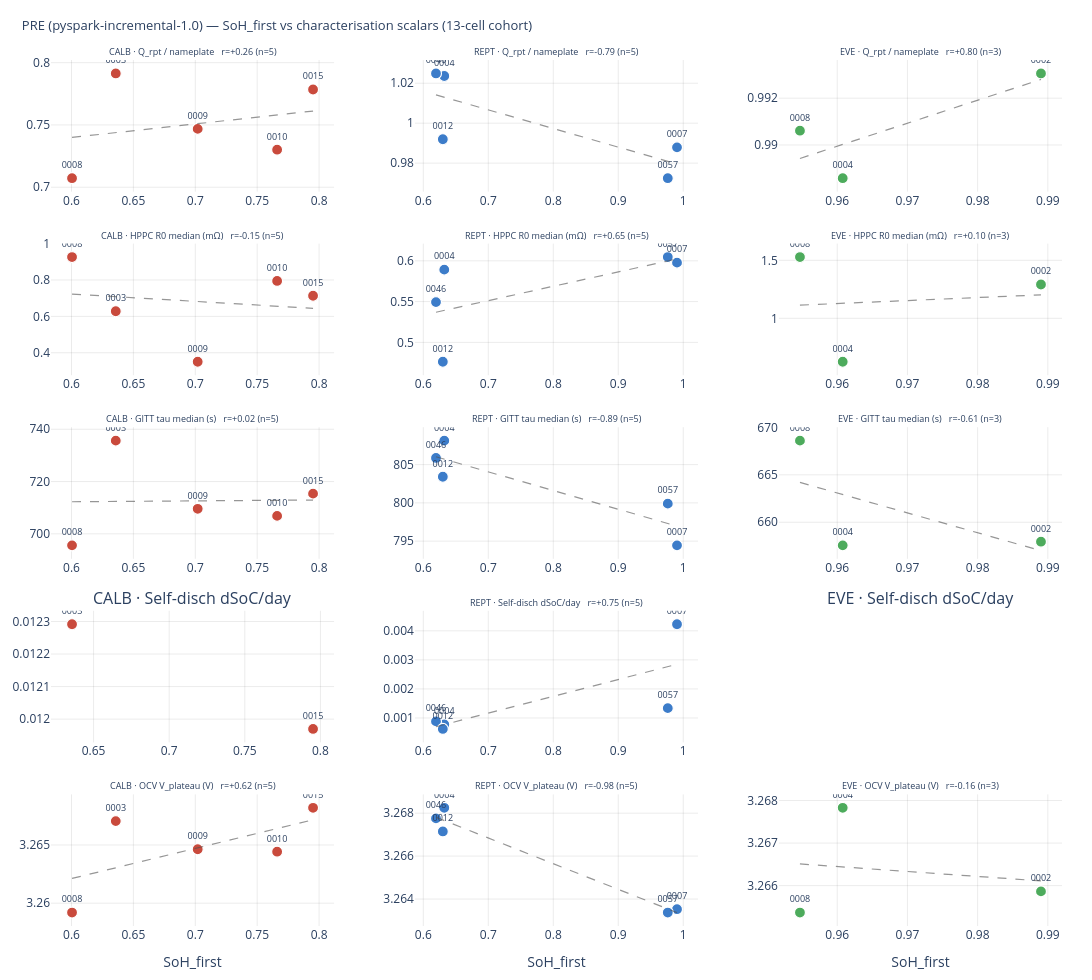

Notebook source saved alongside this figure:
### Markdown cell above
## Cohort characterisation vs SoH_first — correlation check

For each of the 13 chosen cells, pair the SoH_first (from the CC-CV corrected Longterm loader for CALB, from the training-pipeline parquet for REPT/EVE) with each characterisation scalar.

**Two sources per scalar**:
- **PRE**: pre-computed value from `characterization_results.csv` (`pyspark-incremental-1.0` processor)
- **RAW**: our own `extract.py` computation from raw `detail` CSVs

**Scalars checked**:

| Scalar | Expected r vs SoH_first | Notes |
|---|---|---|
| Q_rpt / nameplate | strong + (they're both capacity) | |
| HPPC R0 median (mΩ) | negative (SEI grows → R rises) | HPPC uses consistent 10-90% SoC pulses across cells |
| GITT tau_diff median (s) | negative (SEI thickens → slower Li diffusion) | |
| Self-discharge dSoC/day | negative (aged cells self-discharge faster) | **optional** — only 8 of 13 cohort cells have this test (2 CALB + 1 EVE + 5 REPT); shown as diagnostic only |
| OCV V_plateau (V) | ~zero (LFP topology is aging-invariant) | control |

> **Note on SelfDischarge**: not a Phase 1 requirement. The scalar is computed where available but never gates cell inclusion. See `training_cohort.yaml → test_coverage.optional_note` for the missing-cell details.


**DCIR intentionally excluded** — batch-to-batch protocol variance (some batches sample DCIR at {20%, 50%, 90%}, others at 2 SoCs, some at 1 SoC only) makes a single R_dc scalar not comparable across cells. HPPC R0 is used instead since its 10-90% pulse ladder is consistent across all our cohort cells.

If PRE and RAW disagree materially for a scalar, RAW is preferred (we know exactly what our extraction is doing).

### Code cell
import ast
from scipy import stats as sstats

NAMEPLATE = {'CALB': 72.0, 'REPT': 150.0, 'EVE': 105.0}
PAIR_BATCH = {'CALB': 2, 'REPT': 1, 'EVE': 1}

# ---- (a) PRE — from characterization_results.csv ----
pre = pd.read_csv('/home/hj/Desktop/PINNs/characterization_results.csv')
pre = pre[pre.make.isin(FINAL_COHORT.keys())].copy()
pre['cell']  = pre['cell'].astype(str).str.zfill(4)
pre['batch'] = pre['batch'].astype(int)
pre = pre[pre.apply(lambda r: r['batch'] == PAIR_BATCH[r['make']], axis=1)]
pre = pre[pre.apply(lambda r: r['cell'] in FINAL_COHORT[r['make']], axis=1)].copy()

def _parse(x):
    if isinstance(x, float) and np.isnan(x): return None
    if isinstance(x, str):
        try: return np.array(ast.literal_eval(x), dtype=float)
        except: return None
    return x

for c in ['ocv_soc_grid', 'v_oc_curve', 'r0_dchg_curve', 'tau_diff_curve']:
    pre[c] = pre[c].apply(_parse)

def _median(a):
    if isinstance(a, np.ndarray) and a.size > 0:
        v = a[np.isfinite(a)]
        return float(np.median(v)) if v.size else np.nan
    return np.nan

def _vplat(row):
    g = row['ocv_soc_grid']; v = row['v_oc_curve']
    if not (isinstance(g, np.ndarray) and isinstance(v, np.ndarray) and g.size > 3):
        return np.nan
    order = np.argsort(g); g = g[order]; v = v[order]
    return float(np.interp(0.5, g, v))

pre['nameplate']         = pre['make'].map(NAMEPLATE)
pre['q_over_nameplate']  = pre['q_rpt_ah'] / pre['nameplate']
pre['r0_median']         = pre['r0_dchg_curve'].apply(_median)
pre['tau_median']        = pre['tau_diff_curve'].apply(_median)
pre['v_plat']            = pre.apply(_vplat, axis=1)
pre['self_disch']        = pre['self_disch_dsoc_per_day']

# ---- (b) RAW — from extract.py's characterization_scalars.csv ----
raw_path = HERE / 'characterization_scalars.csv'
if raw_path.exists():
    raw = pd.read_csv(raw_path)
    raw['cell_id'] = raw['cell_id'].astype(str).str.zfill(4)
    raw = raw[raw.apply(lambda r: r['make'] in FINAL_COHORT and r['cell_id'] in FINAL_COHORT[r['make']], axis=1)].copy()
    raw['nameplate']         = raw['make'].map(NAMEPLATE)
    raw['q_over_nameplate']  = raw['capacity_Ah'] / raw['nameplate']
    raw['r0_median']         = raw['HPPC_R0_mOhm']
    raw['tau_median']        = raw.get('GITT_tau_diff_s', np.nan)
    raw['v_plat']            = raw['V_plateau']
    raw['self_disch']        = raw.get('self_disch_dsoc_per_day', np.nan)
    raw = raw.rename(columns={'cell_id': 'cell'})
else:
    raw = pd.DataFrame(columns=['make','cell','q_over_nameplate','r0_median',
                                   'tau_median','v_plat','self_disch'])
    print('extract.py scalars CSV missing; RAW column will be blank.')

# ---- Attach SoH_first (paired) ----
soh_first_lookup = {(r['make'], r['cell']): r['soh_first'] for _, r in sf.iterrows()}
pre['soh_first'] = pre.apply(lambda r: soh_first_lookup.get((r['make'], r['cell']), np.nan), axis=1)
raw['soh_first'] = raw.apply(lambda r: soh_first_lookup.get((r['make'], r['cell']), np.nan), axis=1)

# ---- Scatter plot per (source, scalar, make) ----
from plotly.subplots import make_subplots

SCALARS = [
    ('q_over_nameplate', 'Q_rpt / nameplate',   'positive'),
    ('r0_median',        'HPPC R0 median (mΩ)', 'negative'),
    ('tau_median',       'GITT tau median (s)', 'negative'),
    ('self_disch',       'Self-disch dSoC/day', 'negative'),
    ('v_plat',           'OCV V_plateau (V)',   '~zero (control)'),
]

for source_name, source_df in [('PRE (pyspark-incremental-1.0)', pre),
                                 ('RAW (extract.py)', raw)]:
    fig = make_subplots(rows=len(SCALARS), cols=3,
                        subplot_titles=[
                            f'{make} · {label}'
                            for _, label, _ in SCALARS
                            for make in ['CALB','REPT','EVE']],
                        vertical_spacing=0.06, horizontal_spacing=0.08)
    for i, (col, label, expect) in enumerate(SCALARS):
        for j, make in enumerate(['CALB', 'REPT', 'EVE']):
            sub = source_df[(source_df['make']==make)
                             & source_df['soh_first'].notna()
                             & source_df[col].notna()].copy()
            if len(sub) < 2:
                continue
            fig.add_trace(go.Scatter(
                x=sub['soh_first'], y=sub[col], mode='markers+text',
                marker=dict(size=11, color=MAKE_COLOR_MAP[make],
                             line=dict(color='white', width=1.2)),
                text=sub['cell'], textposition='top center', textfont_size=9,
                showlegend=False,
                hovertemplate=(
                    f'<b>{make} · %{{text}}</b><br>'
                    f'SoH_first %{{x:.3f}}<br>'
                    f'{label} %{{y:.4f}}<extra></extra>'
                ),
            ), row=i+1, col=j+1)
            # linear fit + r
            if len(sub) >= 3:
                r, p = sstats.pearsonr(sub['soh_first'], sub[col])
                s, itc = np.polyfit(sub['soh_first'], sub[col], 1)
                xx = np.linspace(sub['soh_first'].min(), sub['soh_first'].max(), 20)
                fig.add_trace(go.Scatter(
                    x=xx, y=s*xx + itc, mode='lines',
                    line=dict(color='rgba(80,80,80,0.6)', width=1.2, dash='dash'),
                    showlegend=False, hoverinfo='skip',
                ), row=i+1, col=j+1)
                # r label — put in annotation
                fig.layout.annotations[i*3 + j].update(
                    text=f'{make} · {label}   r={r:+.2f} (n={len(sub)})',
                    font_size=9,
                )

    fig.update_layout(
        title=dict(text=f'{source_name} — SoH_first vs characterisation scalars '
                        f'(13-cell cohort)',
                    x=0.02, font_size=13),
        height=180*len(SCALARS)+80, width=1100,
        plot_bgcolor='white',
        margin=dict(l=50, r=30, t=60, b=40),
    )
    for i in range(len(SCALARS)):
        for j in range(3):
            fig.update_xaxes(gridcolor='rgba(0,0,0,0.08)', row=i+1, col=j+1)
            fig.update_yaxes(gridcolor='rgba(0,0,0,0.08)', row=i+1, col=j+1)
    fig.update_xaxes(title_text='SoH_first', row=len(SCALARS), col=1)
    fig.update_xaxes(title_text='SoH_first', row=len(SCALARS), col=2)
    fig.update_xaxes(title_text='SoH_first', row=len(SCALARS), col=3)
    fig.show()

# ---- Compact side-by-side r matrix ----
def _r_matrix(source_df, tag):
    rows = []
    for col, label, expect in SCALARS:
        row = {'scalar': label, 'expected': expect}
        for make in ['CALB','REPT','EVE']:
            sub = source_df[(source_df['make']==make)
                              & source_df['soh_first'].notna()
                              & source_df[col].notna()]
            if len(sub) >= 3:
                r, _ = sstats.pearsonr(sub['soh_first'], sub[col])
                row[f'{make} (n={len(sub)})'] = f'{r:+.2f}'
            else:
                row[f'{make} (n={len(sub)})'] = f'n<{3}'
        rows.append(row)
    df = pd.DataFrame(rows)
    display(Markdown(f'### Correlation r matrix — **{tag}**'))
    display(df)

_r_matrix(pre, 'PRE (pyspark-incremental-1.0)')
_r_matrix(raw, 'RAW (extract.py)')

### Figure 1 — Plotly figure (JSON) as saved in the notebook; plotly's stock layout.template omitted (floating-point values rounded to 4 significant figures)
{"data": [{"hovertemplate": "<b>CALB · %{text}</b><br>SoH_first %{x:.3f}<br>Q_rpt / nameplate %{y:.4f}<extra></extra>", "marker": {"color": "#c94a3c", "line": {"color": "white", "width": 1.2}, "size": 11}, "mode": "markers+text", "showlegend": false, "text": ["0009", "0008", "0010", "0015", "0003"], "textfont": {"size": 9}, "textposition": "top center", "type": "scatter", "x": [0.7019, 0.6004, 0.7661, 0.7951, 0.6358], "xaxis": "x", "y": [0.7468, 0.7073, 0.7301, 0.7785, 0.7913], "yaxis": "y"}, {"hoverinfo": "skip", "line": {"color": "rgba(80,80,80,0.6)", "dash": "dash", "width": 1.2}, "mode": "lines", "showlegend": false, "type": "scatter", "x": [0.6004, 0.6107, 0.6209, 0.6312, 0.6414, 0.6517, 0.6619, 0.6722, 0.6824, 0.6926, 0.7029, 0.7131, 0.7234, 0.7336, 0.7439, 0.7541, 0.7644, 0.7746, 0.7849, 0.7951], "xaxis": "x", "y": [0.74, 0.7411, 0.7422, 0.7433, 0.7444, 0.7456, 0.7467, 0.7478, 0.7489, 0.75, 0.7511, 0.7523, 0.7534, 0.7545, 0.7556, 0.7567, 0.7578, 0.7589, 0.7601, 0.7612], "yaxis": "y"}, {"hovertemplate": "<b>REPT · %{text}</b><br>SoH_first %{x:.3f}<br>Q_rpt / nameplate %{y:.4f}<extra></extra>", "marker": {"color": "#3c7cc9", "line": {"color": "white", "width": 1.2}, "size": 11}, "mode": "markers+text", "showlegend": false, "text": ["0004", "0007", "0046", "0012", "0057"], "textfont": {"size": 9}, "textposition": "top center", "type": "scatter", "x": [0.6323, 0.9904, 0.6195, 0.63, 0.9762], "xaxis": "x2", "y": [1.024, 0.9879, 1.025, 0.9919, 0.9725], "yaxis": "y2"}, {"hoverinfo": "skip", "line": {"color": "rgba(80,80,80,0.6)", "dash": "dash", "width": 1.2}, "mode": "lines", "showlegend": false, "type": "scatter", "x": [0.6195, 0.639, 0.6586, 0.6781, 0.6976, 0.7171, 0.7366, 0.7562, 0.7757, 0.7952, 0.8147, 0.8342, 0.8538, 0.8733, 0.8928, 0.9123, 0.9318, 0.9514, 0.9709, 0.9904], "xaxis": "x2", "y": [1.014, 1.012, 1.011, 1.009, 1.007, 1.005, 1.003, 1.001, 0.9996, 0.9978, 0.996, 0.9941, 0.9923, 0.9905, 0.9887, 0.9868, 0.985, 0.9832, 0.9814, 0.9796], "yaxis": "y2"}, {"hovertemplate": "<b>EVE · %{text}</b><br>SoH_first %{x:.3f}<br>Q_rpt / nameplate %{y:.4f}<extra></extra>", "marker": {"color": "#4dab5c", "line": {"color": "white", "width": 1.2}, "size": 11}, "mode": "markers+text", "showlegend": false, "text": ["0004", "0002", "0008"], "textfont": {"size": 9}, "textposition": "top center", "type": "scatter", "x": [0.9608, 0.989, 0.9547], "xaxis": "x3", "y": [0.9886, 0.9931, 0.9906], "yaxis": "y3"}, {"hoverinfo": "skip", "line": {"color": "rgba(80,80,80,0.6)", "dash": "dash", "width": 1.2}, "mode": "lines", "showlegend": false, "type": "scatter", "x": [0.9547, 0.9565, 0.9583, 0.9601, 0.9619, 0.9637, 0.9655, 0.9673, 0.9691, 0.971, 0.9728, 0.9746, 0.9764, 0.9782, 0.98, 0.9818, 0.9836, 0.9854, 0.9872, 0.989], "xaxis": "x3", "y": [0.9894, 0.9896, 0.9898, 0.99, 0.9901, 0.9903, 0.9905, 0.9907, 0.9908, 0.991, 0.9912, 0.9914, 0.9916, 0.9917, 0.9919, 0.9921, 0.9923, 0.9924, 0.9926, 0.9928], "yaxis": "y3"}, {"hovertemplate": "<b>CALB · %{text}</b><br>SoH_first %{x:.3f}<br>HPPC R0 median (mΩ) %{y:.4f}<extra></extra>", "marker": {"color": "#c94a3c", "line": {"color": "white", "width": 1.2}, "size": 11}, "mode": "markers+text", "showlegend": false, "text": ["0009", "0008", "0010", "0015", "0003"], "textfont": {"size": 9}, "textposition": "top center", "type": "scatter", "x": [0.7019, 0.6004, 0.7661, 0.7951, 0.6358], "xaxis": "x4", "y": [0.3504, 0.9261, 0.7946, 0.7132, 0.6282], "yaxis": "y4"}, {"hoverinfo": "skip", "line": {"color": "rgba(80,80,80,0.6)", "dash": "dash", "width": 1.2}, "mode": "lines", "showlegend": false, "type": "scatter", "x": [0.6004, 0.6107, 0.6209, 0.6312, 0.6414, 0.6517, 0.6619, 0.6722, 0.6824, 0.6926, 0.7029, 0.7131, 0.7234, 0.7336, 0.7439, 0.7541, 0.7644, 0.7746, 0.7849, 0.7951], "xaxis": "x4", "y": [0.7226, 0.7185, 0.7143, 0.7102, 0.7061, 0.7019, 0.6978, 0.6937, 0.6895, 0.6854, 0.6813, 0.6771, 0.673, 0.6689, 0.6647, 0.6606, 0.6565, 0.6523, 0.6482, 0.6441], "yaxis": "y4"}, {"hovertemplate": "<b>REPT · %{text}</b><br>SoH_first %{x:.3f}<br>HPPC R0 median (mΩ) %{y:.4f}<extra></extra>", "marker": {"color": "#3c7cc9", "line": {"color": "white", "width": 1.2}, "size": 11}, "mode": "markers+text", "showlegend": false, "text": ["0004", "0007", "0046", "0012", "0057"], "textfont": {"size": 9}, "textposition": "top center", "type": "scatter", "x": [0.6323, 0.9904, 0.6195, 0.63, 0.9762], "xaxis": "x5", "y": [0.5892, 0.5978, 0.5494, 0.4762, 0.6047], "yaxis": "y5"}, {"hoverinfo": "skip", "line": {"color": "rgba(80,80,80,0.6)", "dash": "dash", "width": 1.2}, "mode": "lines", "showlegend": false, "type": "scatter", "x": [0.6195, 0.639, 0.6586, 0.6781, 0.6976, 0.7171, 0.7366, 0.7562, 0.7757, 0.7952, 0.8147, 0.8342, 0.8538, 0.8733, 0.8928, 0.9123, 0.9318, 0.9514, 0.9709, 0.9904], "xaxis": "x5", "y": [0.537, 0.5404, 0.5439, 0.5473, 0.5507, 0.5542, 0.5576, 0.5611, 0.5645, 0.568, 0.5714, 0.5748, 0.5783, 0.5817, 0.5852, 0.5886, 0.592, 0.5955, 0.5989, 0.6024], "yaxis": "y5"}, {"hovertemplate": "<b>EVE · %{text}</b><br>SoH_first %{x:.3f}<br>HPPC R0 median (mΩ) %{y:.4f}<extra></extra>", "marker": {"color": "#4dab5c", "line": {"color": "white", "width": 1.2}, "size": 11}, "mode": "markers+text", "showlegend": false, "text": ["0004", "0002", "0008"], "textfont": {"size": 9}, "textposition": "top center", "type": "scatter", "x": [0.9608, 0.989, 0.9547], "xaxis": "x6", "y": [0.6252, 1.292, 1.528], "yaxis": "y6"}, {"hoverinfo": "skip", "line": {"color": "rgba(80,80,80,0.6)", "dash": "dash", "width": 1.2}, "mode": "lines", "showlegend": false, "type": "scatter", "x": [0.9547, 0.9565, 0.9583, 0.9601, 0.9619, 0.9637, 0.9655, 0.9673, 0.9691, 0.971, 0.9728, 0.9746, 0.9764, 0.9782, 0.98, 0.9818, 0.9836, 0.9854, 0.9872, 0.989], "xaxis": "x6", "y": [1.114, 1.118, 1.123, 1.128, 1.132, 1.137, 1.142, 1.146, 1.151, 1.156, 1.16, 1.165, 1.17, 1.174, 1.179, 1.184, 1.188, 1.193, 1.198, 1.202], "yaxis": "y6"}, {"hovertemplate": "<b>CALB · %{text}</b><br>SoH_first %{x:.3f}<br>GITT tau median (s) %{y:.4f}<extra></extra>", "marker": {"color": "#c94a3c", "line": {"color": "white", "width": 1.2}, "size": 11}, "mode": "markers+text", "showlegend": false, "text": ["0009", "0008", "0010", "0015", "0003"], "textfont": {"size": 9}, "textposition": "top center", "type": "scatter", "x": [0.7019, 0.6004, 0.7661, 0.7951, 0.6358], "xaxis": "x7", "y": [709.6, 695.6, 706.9, 715.4, 735.6], "yaxis": "y7"}, {"hoverinfo": "skip", "line": {"color": "rgba(80,80,80,0.6)", "dash": "dash", "width": 1.2}, "mode": "lines", "showlegend": false, "type": "scatter", "x": [0.6004, 0.6107, 0.6209, 0.6312, 0.6414, 0.6517, 0.6619, 0.6722, 0.6824, 0.6926, 0.7029, 0.7131, 0.7234, 0.7336, 0.7439, 0.7541, 0.7644, 0.7746, 0.7849, 0.7951], "xaxis": "x7", "y": [712.3, 712.3, 712.3, 712.4, 712.4, 712.5, 712.5, 712.5, 712.6, 712.6, 712.6, 712.7, 712.7, 712.7, 712.8, 712.8, 712.8, 712.9, 712.9, 712.9], "yaxis": "y7"}, {"hovertemplate": "<b>REPT · %{text}</b><br>SoH_first %{x:.3f}<br>GITT tau median (s) %{y:.4f}<extra></extra>", "marker": {"color": "#3c7cc9", "line": {"color": "white", "width": 1.2}, "size": 11}, "mode": "markers+text", "showlegend": false, "text": ["0004", "0007", "0046", "0012", "0057"], "textfont": {"size": 9}, "textposition": "top center", "type": "scatter", "x": [0.6323, 0.9904, 0.6195, 0.63, 0.9762], "xaxis": "x8", "y": [808.1, 794.4, 805.9, 803.4, 799.9], "yaxis": "y8"}, {"hoverinfo": "skip", "line": {"color": "rgba(80,80,80,0.6)", "dash": "dash", "width": 1.2}, "mode": "lines", "showlegend": false, "type": "scatter", "x": [0.6195, 0.639, 0.6586, 0.6781, 0.6976, 0.7171, 0.7366, 0.7562, 0.7757, 0.7952, 0.8147, 0.8342, 0.8538, 0.8733, 0.8928, 0.9123, 0.9318, 0.9514, 0.9709, 0.9904], "xaxis": "x8", "y": [806.0, 805.5, 805.1, 804.6, 804.1, 803.6, 803.2, 802.7, 802.2, 801.7, 801.3, 800.8, 800.3, 799.8, 799.3, 798.9, 798.4, 797.9, 797.4, 797.0], "yaxis": "y8"}, {"hovertemplate": "<b>EVE · %{text}</b><br>SoH_first %{x:.3f}<br>GITT tau median (s) %{y:.4f}<extra></extra>", "marker": {"color": "#4dab5c", "line": {"color": "white", "width": 1.2}, "size": 11}, "mode": "markers+text", "showlegend": false, "text": ["0004", "0002", "0008"], "textfont": {"size": 9}, "textposition": "top center", "type": "scatter", "x": [0.9608, 0.989, 0.9547], "xaxis": "x9", "y": [657.6, 658.0, 668.6], "yaxis": "y9"}, {"hoverinfo": "skip", "line": {"color": "rgba(80,80,80,0.6)", "dash": "dash", "width": 1.2}, "mode": "lines", "showlegend": false, "type": "scatter", "x": [0.9547, 0.9565, 0.9583, 0.9601, 0.9619, 0.9637, 0.9655, 0.9673, 0.9691, 0.971, 0.9728, 0.9746, 0.9764, 0.9782, 0.98, 0.9818, 0.9836, 0.9854, 0.9872, 0.989], "xaxis": "x9", "y": [664.2, 663.8, 663.4, 663.1, 662.7, 662.3, 661.9, 661.5, 661.2, 660.8, 660.4, 660.0, 659.7, 659.3, 658.9, 658.5, 658.1, 657.8, 657.4, 657.0], "yaxis": "y9"}, {"hovertemplate": "<b>CALB · %{text}</b><br>SoH_first %{x:.3f}<br>Self-disch dSoC/day %{y:.4f}<extra></extra>", "marker": {"color": "#c94a3c", "line": {"color": "white", "width": 1.2}, "size": 11}, "mode": "markers+text", "showlegend": false, "text": ["0015", "0003"], "textfont": {"size": 9}, "textposition": "top center", "type": "scatter", "x": [0.7951, 0.6358], "xaxis": "x10", "y": [0.01197, 0.01229], "yaxis": "y10"}, {"hovertemplate": "<b>REPT · %{text}</b><br>SoH_first %{x:.3f}<br>Self-disch dSoC/day %{y:.4f}<extra></extra>", "marker": {"color": "#3c7cc9", "line": {"color": "white", "width": 1.2}, "size": 11}, "mode": "markers+text", "showlegend": false, "text": ["0004", "0007", "0046", "0012", "0057"], "textfont": {"size": 9}, "textposition": "top center", "type": "scatter", "x": [0.6323, 0.9904, 0.6195, 0.63, 0.9762], "xaxis": "x11", "y": [0.0007777, 0.004227, 0.0008812, 0.0006215, 0.001338], "yaxis": "y11"}, {"hoverinfo": "skip", "line": {"color": "rgba(80,80,80,0.6)", "dash": "dash", "width": 1.2}, "mode": "lines", "showlegend": false, "type": "scatter", "x": [0.6195, 0.639, 0.6586, 0.6781, 0.6976, 0.7171, 0.7366, 0.7562, 0.7757, 0.7952, 0.8147, 0.8342, 0.8538, 0.8733, 0.8928, 0.9123, 0.9318, 0.9514, 0.9709, 0.9904], "xaxis": "x11", "y": [0.0006981, 0.0008113, 0.0009246, 0.001038, 0.001151, 0.001264, 0.001377, 0.001491, 0.001604, 0.001717, 0.00183, 0.001944, 0.002057, 0.00217, 0.002283, 0.002396, 0.00251, 0.002623, 0.002736, 0.002849], "yaxis": "y11"}, {"hovertemplate": "<b>CALB · %{text}</b><br>SoH_first %{x:.3f}<br>OCV V_plateau (V) %{y:.4f}<extra></extra>", "marker": {"color": "#c94a3c", "line": {"color": "white", "width": 1.2}, "size": 11}, "mode": "markers+text", "showlegend": false, "text": ["0009", "0008", "0010", "0015", "0003"], "textfont": {"size": 9}, "textposition": "top center", "type": "scatter", "x": [0.7019, 0.6004, 0.7661, 0.7951, 0.6358], "xaxis": "x13", "y": [3.265, 3.259, 3.264, 3.268, 3.267], "yaxis": "y13"}, {"hoverinfo": "skip", "line": {"color": "rgba(80,80,80,0.6)", "dash": "dash", "width": 1.2}, "mode": "lines", "showlegend": false, "type": "scatter", "x": [0.6004, 0.6107, 0.6209, 0.6312, 0.6414, 0.6517, 0.6619, 0.6722, 0.6824, 0.6926, 0.7029, 0.7131, 0.7234, 0.7336, 0.7439, 0.7541, 0.7644, 0.7746, 0.7849, 0.7951], "xaxis": "x13", "y": [3.262, 3.262, 3.263, 3.263, 3.263, 3.263, 3.264, 3.264, 3.264, 3.265, 3.265, 3.265, 3.265, 3.266, 3.266, 3.266, 3.266, 3.267, 3.267, 3.267], "yaxis": "y13"}, {"hovertemplate": "<b>REPT · %{text}</b><br>SoH_first %{x:.3f}<br>OCV V_plateau (V) %{y:.4f}<extra></extra>", "marker": {"color": "#3c7cc9", "line": {"color": "white", "width": 1.2}, "size": 11}, "mode": "markers+text", "showlegend": false, "text": ["0004", "0007", "0046", "0012", "0057"], "textfont": {"size": 9}, "textposition": "top center", "type": "scatter", "x": [0.6323, 0.9904, 0.6195, 0.63, 0.9762], "xaxis": "x14", "y": [3.268, 3.264, 3.268, 3.267, 3.263], "yaxis": "y14"}, {"hoverinfo": "skip", "line": {"color": "rgba(80,80,80,0.6)", "dash": "dash", "width": 1.2}, "mode": "lines", "showlegend": false, "type": "scatter", "x": [0.6195, 0.639, 0.6586, 0.6781, 0.6976, 0.7171, 0.7366, 0.7562, 0.7757, 0.7952, 0.8147, 0.8342, 0.8538, 0.8733, 0.8928, 0.9123, 0.9318, 0.9514, 0.9709, 0.9904], "xaxis": "x14", "y": [3.268, 3.268, 3.267, 3.267, 3.267, 3.267, 3.266, 3.266, 3.266, 3.266, 3.265, 3.265, 3.265, 3.265, 3.265, 3.264, 3.264, 3.264, 3.264, 3.263], "yaxis": "y14"}, {"hovertemplate": "<b>EVE · %{text}</b><br>SoH_first %{x:.3f}<br>OCV V_plateau (V) %{y:.4f}<extra></extra>", "marker": {"color": "#4dab5c", "line": {"color": "white", "width": 1.2}, "size": 11}, "mode": "markers+text", "showlegend": false, "text": ["0004", "0002", "0008"], "textfont": {"size": 9}, "textposition": "top center", "type": "scatter", "x": [0.9608, 0.989, 0.9547], "xaxis": "x15", "y": [3.268, 3.266, 3.265], "yaxis": "y15"}, {"hoverinfo": "skip", "line": {"color": "rgba(80,80,80,0.6)", "dash": "dash", "width": 1.2}, "mode": "lines", "showlegend": false, "type": "scatter", "x": [0.9547, 0.9565, 0.9583, 0.9601, 0.9619, 0.9637, 0.9655, 0.9673, 0.9691, 0.971, 0.9728, 0.9746, 0.9764, 0.9782, 0.98, 0.9818, 0.9836, 0.9854, 0.9872, 0.989], "xaxis": "x15", "y": [3.267, 3.266, 3.266, 3.266, 3.266, 3.266, 3.266, 3.266, 3.266, 3.266, 3.266, 3.266, 3.266, 3.266, 3.266, 3.266, 3.266, 3.266, 3.266, 3.266], "yaxis": "y15"}], "layout": {"annotations": [{"font": {"size": 9}, "showarrow": false, "text": "CALB · Q_rpt / nameplate   r=+0.26 (n=5)", "x": 0.14, "xanchor": "center", "xref": "paper", "y": 1.0, "yanchor": "bottom", "yref": "paper"}, {"font": {"size": 9}, "showarrow": false, "text": "REPT · Q_rpt / nameplate   r=-0.79 (n=5)", "x": 0.5, "xanchor": "center", "xref": "paper", "y": 1.0, "yanchor": "bottom", "yref": "paper"}, {"font": {"size": 9}, "showarrow": false, "text": "EVE · Q_rpt / nameplate   r=+0.80 (n=3)", "x": 0.86, "xanchor": "center", "xref": "paper", "y": 1.0, "yanchor": "bottom", "yref": "paper"}, {"font": {"size": 9}, "showarrow": false, "text": "CALB · HPPC R0 median (mΩ)   r=-0.15 (n=5)", "x": 0.14, "xanchor": "center", "xref": "paper", "y": 0.788, "yanchor": "bottom", "yref": "paper"}, {"font": {"size": 9}, "showarrow": false, "text": "REPT · HPPC R0 median (mΩ)   r=+0.65 (n=5)", "x": 0.5, "xanchor": "center", "xref": "paper", "y": 0.788, "yanchor": "bottom", "yref": "paper"}, {"font": {"size": 9}, "showarrow": false, "text": "EVE · HPPC R0 median (mΩ)   r=+0.10 (n=3)", "x": 0.86, "xanchor": "center", "xref": "paper", "y": 0.788, "yanchor": "bottom", "yref": "paper"}, {"font": {"size": 9}, "showarrow": false, "text": "CALB · GITT tau median (s)   r=+0.02 (n=5)", "x": 0.14, "xanchor": "center", "xref": "paper", "y": 0.576, "yanchor": "bottom", "yref": "paper"}, {"font": {"size": 9}, "showarrow": false, "text": "REPT · GITT tau median (s)   r=-0.89 (n=5)", "x": 0.5, "xanchor": "center", "xref": "paper", "y": 0.576, "yanchor": "bottom", "yref": "paper"}, {"font": {"size": 9}, "showarrow": false, "text": "EVE · GITT tau median (s)   r=-0.61 (n=3)", "x": 0.86, "xanchor": "center", "xref": "paper", "y": 0.576, "yanchor": "bottom", "yref": "paper"}, {"font": {"size": 16}, "showarrow": false, "text": "CALB · Self-disch dSoC/day", "x": 0.14, "xanchor": "center", "xref": "paper", "y": 0.364, "yanchor": "bottom", "yref": "paper"}, {"font": {"size": 9}, "showarrow": false, "text": "REPT · Self-disch dSoC/day   r=+0.75 (n=5)", "x": 0.5, "xanchor": "center", "xref": "paper", "y": 0.364, "yanchor": "bottom", "yref": "paper"}, {"font": {"size": 16}, "showarrow": false, "text": "EVE · Self-disch dSoC/day", "x": 0.86, "xanchor": "center", "xref": "paper", "y": 0.364, "yanchor": "bottom", "yref": "paper"}, {"font": {"size": 9}, "showarrow": false, "text": "CALB · OCV V_plateau (V)   r=+0.62 (n=5)", "x": 0.14, "xanchor": "center", "xref": "paper", "y": 0.152, "yanchor": "bottom", "yref": "paper"}, {"font": {"size": 9}, "showarrow": false, "text": "REPT · OCV V_plateau (V)   r=-0.98 (n=5)", "x": 0.5, "xanchor": "center", "xref": "paper", "y": 0.152, "yanchor": "bottom", "yref": "paper"}, {"font": {"size": 9}, "showarrow": false, "text": "EVE · OCV V_plateau (V)   r=-0.16 (n=3)", "x": 0.86, "xanchor": "center", "xref": "paper", "y": 0.152, "yanchor": "bottom", "yref": "paper"}], "height": 980, "margin": {"b": 40, "l": 50, "r": 30, "t": 60}, "plot_bgcolor": "white", "title": {"font": {"size": 13}, "text": "PRE (pyspark-incremental-1.0) — SoH_first vs characterisation scalars (13-cell cohort)", "x": 0.02}, "width": 1100, "xaxis": {"anchor": "y", "domain": [0.0, 0.28], "gridcolor": "rgba(0,0,0,0.08)"}, "xaxis10": {"anchor": "y10", "domain": [0.0, 0.28], "gridcolor": "rgba(0,0,0,0.08)"}, "xaxis11": {"anchor": "y11", "domain": [0.36, 0.64], "gridcolor": "rgba(0,0,0,0.08)"}, "xaxis12": {"anchor": "y12", "domain": [0.72, 1.0], "gridcolor": "rgba(0,0,0,0.08)"}, "xaxis13": {"anchor": "y13", "domain": [0.0, 0.28], "gridcolor": "rgba(0,0,0,0.08)", "title": {"text": "SoH_first"}}, "xaxis14": {"anchor": "y14", "domain": [0.36, 0.64], "gridcolor": "rgba(0,0,0,0.08)", "title": {"text": "SoH_first"}}, "xaxis15": {"anchor": "y15", "domain": [0.72, 1.0], "gridcolor": "rgba(0,0,0,0.08)", "title": {"text": "SoH_first"}}, "xaxis2": {"anchor": "y2", "domain": [0.36, 0.64], "gridcolor": "rgba(0,0,0,0.08)"}, "xaxis3": {"anchor": "y3", "domain": [0.72, 1.0], "gridcolor": "rgba(0,0,0,0.08)"}, "xaxis4": {"anchor": "y4", "domain": [0.0, 0.28], "gridcolor": "rgba(0,0,0,0.08)"}, "xaxis5": {"anchor": "y5", "domain": [0.36, 0.64], "gridcolor": "rgba(0,0,0,0.08)"}, "xaxis6": {"anchor": "y6", "domain": [0.72, 1.0], "gridcolor": "rgba(0,0,0,0.08)"}, "xaxis7": {"anchor": "y7", "domain": [0.0, 0.28], "gridcolor": "rgba(0,0,0,0.08)"}, "xaxis8": {"anchor": "y8", "domain": [0.36, 0.64], "gridcolor": "rgba(0,0,0,0.08)"}, "xaxis9": {"anchor": "y9", "domain": [0.72, 1.0], "gridcolor": "rgba(0,0,0,0.08)"}, "yaxis": {"anchor": "x", "domain": [0.848, 1.0], "gridcolor": "rgba(0,0,0,0.08)"}, "yaxis10": {"anchor": "x10", "domain": [0.212, 0.364], "gridcolor": "rgba(0,0,0,0.08)"}, "yaxis11": {"anchor": "x11", "domain": [0.212, 0.364], "gridcolor": "rgba(0,0,0,0.08)"}, "yaxis12": {"anchor": "x12", "domain": [0.212, 0.364], "gridcolor": "rgba(0,0,0,0.08)"}, "yaxis13": {"anchor": "x13", "domain": [0.0, 0.152], "gridcolor": "rgba(0,0,0,0.08)"}, "yaxis14": {"anchor": "x14", "domain": [0.0, 0.152], "gridcolor": "rgba(0,0,0,0.08)"}, "yaxis15": {"anchor": "x15", "domain": [0.0, 0.152], "gridcolor": "rgba(0,0,0,0.08)"}, "yaxis2": {"anchor": "x2", "domain": [0.848, 1.0], "gridcolor": "rgba(0,0,0,0.08)"}, "yaxis3": {"anchor": "x3", "domain": [0.848, 1.0], "gridcolor": "rgba(0,0,0,0.08)"}, "yaxis4": {"anchor": "x4", "domain": [0.636, 0.788], "gridcolor": "rgba(0,0,0,0.08)"}, "yaxis5": {"anchor": "x5", "domain": [0.636, 0.788], "gridcolor": "rgba(0,0,0,0.08)"}, "yaxis6": {"anchor": "x6", "domain": [0.636, 0.788], "gridcolor": "rgba(0,0,0,0.08)"}, "yaxis7": {"anchor": "x7", "domain": [0.424, 0.576], "gridcolor": "rgba(0,0,0,0.08)"}, "yaxis8": {"anchor": "x8", "domain": [0.424, 0.576], "gridcolor": "rgba(0,0,0,0.08)"}, "yaxis9": {"anchor": "x9", "domain": [0.424, 0.576], "gridcolor": "rgba(0,0,0,0.08)"}}}
